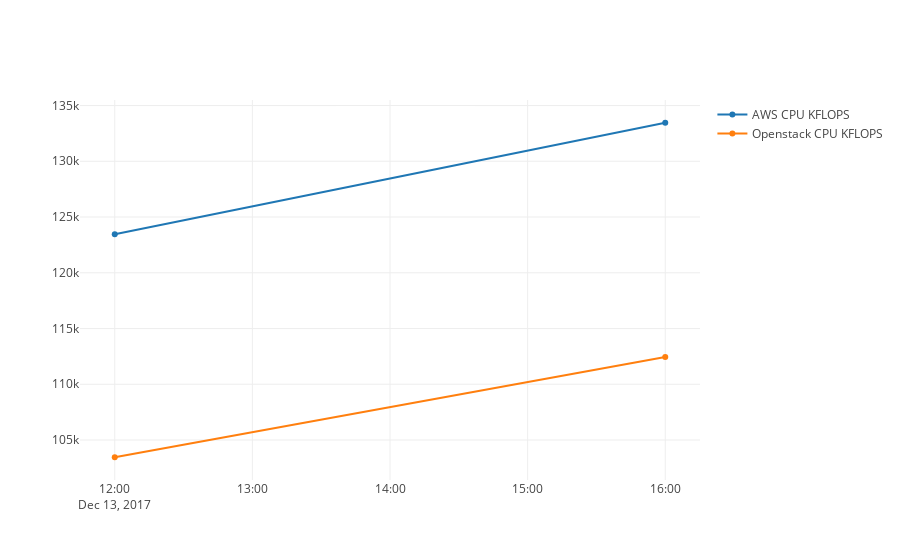

The cell this chart's notebook holds for it:
### Code cell
iplot(cpu)

### Figure 1 — Plotly figure (JSON) as saved in the notebook; plotly's stock layout.template omitted (floating-point values rounded to 4 significant figures)
{"data": [{"name": "AWS CPU KFLOPS", "type": "scatter", "x": ["2017-12-13T12:00:00", "2017-12-13T16:00:00"], "y": [123456, 133456]}, {"name": "Openstack CPU KFLOPS", "type": "scatter", "x": ["2017-12-13T12:00:00", "2017-12-13T16:00:00"], "y": [103456, 112456]}], "layout": {}}
